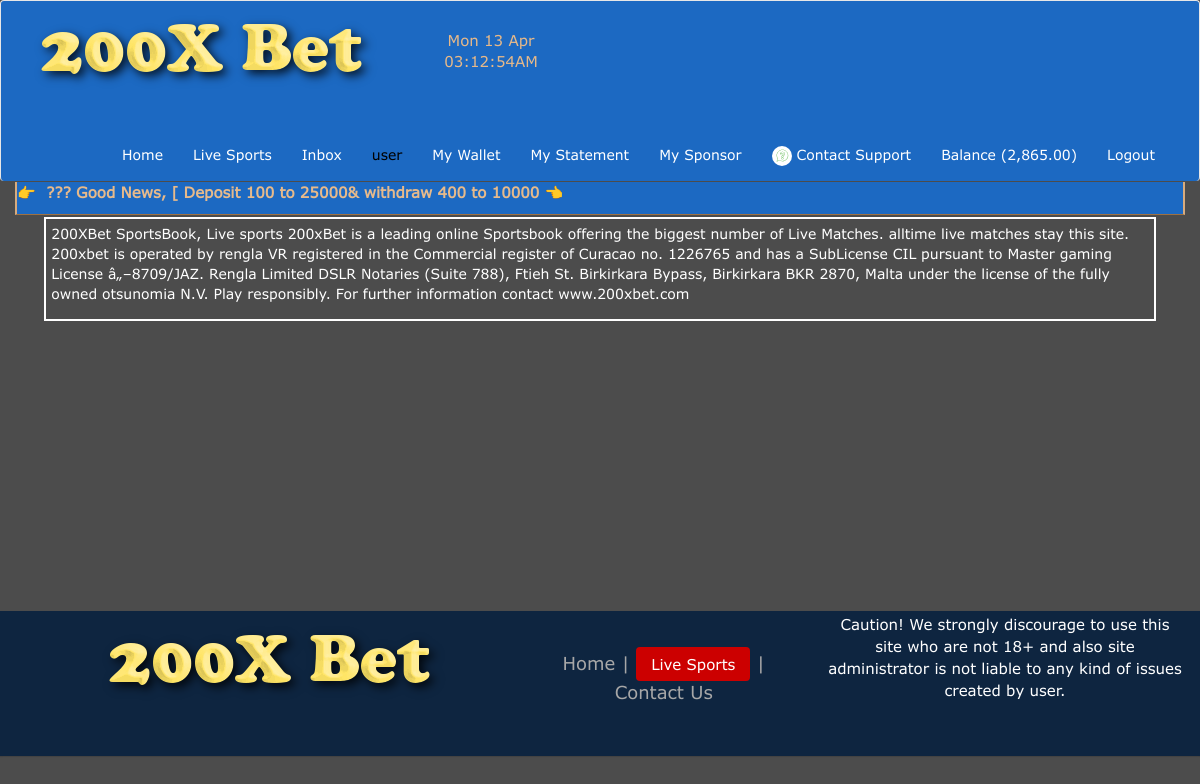
The app's page /about-us.php (signed in) with its own data.
### tables this page shows
CREATE TABLE `tbl_member` (
  `user_id` int(10) NOT NULL,
  `full_name` varchar(100) NOT NULL,
  `user_name` varchar(100) NOT NULL,
  `credit` varchar(3000) NOT NULL,
  `email` varchar(255) NOT NULL,
  `phone` varchar(100) NOT NULL,
  `password` varchar(255) NOT NULL,
  `country` varchar(100) DEFAULT NULL,
  `club_id` varchar(255) DEFAULT NULL,
  `sponsor_id` varchar(255) DEFAULT NULL,
  `joining_date` varchar(100) NOT NULL,
  `status` varchar(10) NOT NULL
);

CREATE TABLE `tbl_scroll` (
  `scroll_id` int(10) NOT NULL,
  `message` text NOT NULL
);

CREATE TABLE `tbl_about` (
  `about_id` int(10) NOT NULL,
  `about` varchar(10000) NOT NULL
);

### inc/header.php (shortened to what this page needs)
<div id="wrapper  ">
	<header><meta http-equiv="Content-Type" content="text/html; charset=utf-8">
		<nav class="navbar navbar-default heading_color">
			<div class="container ">
				<div class="navbar-header ">
					<div class="headerLogoWrap">
						<div class="logo">
							<a class="" href="index.php"><img src="images/coollogo_com-3628899.png"/></a>
						</div>
						<div class="dateshow" style="background: none !important">
							<span id="MyClockDisplayx" onload="showTimex()" style="font-size: 15px;"></span>
						</div>
					</div>
				</div>
				<div class="collapse navbar-collapse" id="bs-example-navbar-collapse-1">
					<ul class="nav navbar-nav navbar-right nv">
						<?php
						if(!isset($_SESSION['user'])){
							?>
							<li><a href="index.php">Home</a></li>
							<li> <a href="#" data-toggle="modal" data-target="#registrationModal" style="font-family: Verdana">Sign Up</a></li>
							<li> <a href="#" data-toggle="modal" data-target="#loginModal" style="font-family: Verdana">Log In</a></li>
							<?php
						}
						else{
							?>
							<li><a href="index.php">Home</a></li>
							<li class="nav-item">
								<a class="nav-link" href="live-sports.php">Live Sports</a>
							</li>
							<li class="nav-item">
								<a class="nav-link nav-link inactive" href="message.php">Inbox</a>
							</li>
							<li>
								<a style="color: #000 !important;">
									<?php echo $_SESSION['user']['user_name']; ?>
								</a>
							</li>
							<li> <a href="wallet.php"> My Wallet</a></li>
							<li> <a href="statement.php">My Statement</a></li>
							<li><a href="sponsor.php">My Sponsor </a>
							</li>
							<li><a href="#"> <img src="svg/ticket_Icon.svg" style="height: 20px;"> Contact Support</a>
							</li>
							<li class="my-balance"> <a href="#">Balance (<?php echo number_format($m, 2, '.', ','); ?>)</a></li>
							<li>
								<a class="dropdown-item" href="logout.php">
									Logout
								</a>
								</li>
							<?php } ?>
						</ul>
					</div>
				</div>
			</nav>
		</header>
	</div>

### inc/scroll.php (shortened to what this page needs)
<div class="">
  <section class="callaction " style="border-bottom: 1px solid #5F5F5F;min-height: 450px;">
    <div class="content-container mx-auto  p-0 container ">
      <div class="">
        <div class="col-xl-12 col-lg-12 col-md-12 col-sm-12 col-xs-12  pl-0 pr-0 ">
          <div>
            <div>
              <div class="abc">
                <div class="list-group">
                  <marquee style="background:#005A4C !important ?> " class="mrq" scrollamount="3" direction="scroll">
                    <p><strong>👉&nbsp; <?php echo $message; ?> 👈</strong> </p>
                  </marquee>

### about-us.php (shortened to what this page needs)
<?php
include("login.php");
if(isset($_SESSION['user'])){
    $uid=$_SESSION['user']['user_id'];
    $statement666 = $pdo->prepare("SELECT *
        FROM tbl_member WHERE user_id=?");
    $statement666->execute(array($uid));
    $result666 = $statement666->fetchAll(PDO::FETCH_ASSOC);
    foreach ($result666 as $row666) {
        $m=$row666['credit'];
    }
}
$state = $pdo->prepare("SELECT *
 FROM tbl_about ORDER BY about_id ASC");
$state->execute();
$results = $state->fetchAll(PDO::FETCH_ASSOC);
$statement20 = $pdo->prepare("SELECT * FROM tbl_scroll");
$statement20->execute();
$result20 = $statement20->fetchAll(PDO::FETCH_ASSOC);
foreach ($result20 as $row20) {
    $message=$row20['message'];
}
?>
<?php include 'inc/head.php'; ?>
<?php include 'inc/header.php'; ?>
<?php include 'inc/scroll.php'; ?>
<?php
foreach ($results as $result) {
  $about=$result['about'];
}  ?>
<div class="row live-sports">
    <div class="live-video-description mt-3">
        <p><?php echo $about ; ?></p>
    </div>
</div>
</div>
</section>
<?php include 'inc/footer.php'; ?>
<?php include 'inc/scripts.php'; ?>

### css/indexStylee166.css (style rules this page uses)
* { font-family:verdana }
body { font-family:verdana }
.mrq { color:#e7ba8b;background:#016d5f;border-left:2px solid #d8ab7d;border-right:2px solid #d8ab7d;font-size:15px;border-bottom:1px solid #9e7143 }
.content-container { margin-left:auto;margin-right:auto }
.pr-0 { padding-right:0!important }
.pl-0 { padding-left:0!important }
.p-0 { padding:0!important }
.navbar-default { border-bottom:0 }
.dateshow { text-align:center;padding:0;color:#e7b989;background:#005c4e;font-size:13px;margin-bottom:0;font-weight:500;width:120px;margin-left:50px;margin-top:8px }

### css/headerStyle2c70.css (style rules this page uses)
body { background-color: #4c4c4c }
.nv li a { color: #f9f9fa!important }
.nv li a { color: #fff!important }
.callaction { margin-top: -19px }
.headerLogoWrap { display: flex; margin-bottom: 10px }
.container.p-0 .row { margin: 0 }

### css/custom.css (style rules this page uses)
.live-sports .live-video-description { margin-top: 7px !important; width: 95%; margin: auto; height: auto; border: 2px solid #fff; padding: 5px; color: #fff; }
@media screen and (max-width: 1352px) { .live-sports .live-video-description { margin-top: 7px !important; width: 95%; margin: auto; height: auto; border: 2px solid #fff; padding: 5px; color: #fff; } }
.heading_color { background: #1C69C2 !important; }
.dateshow { background: none !important; margin-top: 29px !important; }
.navbar-right { margin-top: 27px; }
.mrq { background: #1C69C2 !important; }

### records on screen
tbl_member: credit "2,865.00"
tbl_scroll: message "??? Good News, [ Deposit 100 to 25000& withdraw 400 to 10000"
tbl_about: about "200XBet SportsBook, Live sports 200xBet is a leading online Sportsbook offering the biggest number of Live Matches. alltime live matches stay this site. 200xbet is operated by rengla VR registered in the Commercial register of Curacao no. 1226765 and has a SubLicense CIL pursuant to Master gaming License â„–8709/JAZ. Rengla Limited DSLR Notaries (Suite 788), Ftieh St. Birkirkara Bypass, Birkirkara BKR 2870, Malta under the license of the fully owned otsunomia N.V. Play responsibly. For further information contact www.200xbet.com"

### other values on screen
$_SESSION['user']['user_name'] "user"
